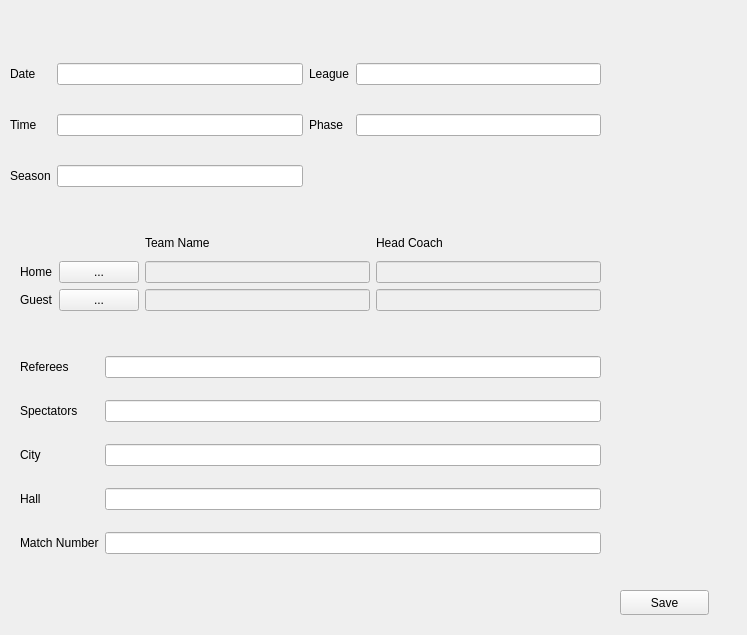
<?xml version="1.0" encoding="UTF-8"?>
<ui version="4.0">
 <class>Form</class>
 <widget class="QWidget" name="Form">
  <property name="geometry">
   <rect>
    <x>0</x>
    <y>0</y>
    <width>747</width>
    <height>635</height>
   </rect>
  </property>
  <property name="windowTitle">
   <string>Form</string>
  </property>
  <widget class="QWidget" name="gridLayoutWidget">
   <property name="geometry">
    <rect>
     <x>10</x>
     <y>40</y>
     <width>591</width>
     <height>171</height>
    </rect>
   </property>
   <layout class="QGridLayout" name="gridLayout">
    <item row="2" column="1">
     <widget class="QLineEdit" name="season_line"/>
    </item>
    <item row="1" column="2">
     <widget class="QLabel" name="label_5">
      <property name="text">
       <string>Phase</string>
      </property>
     </widget>
    </item>
    <item row="2" column="0">
     <widget class="QLabel" name="label_3">
      <property name="text">
       <string>Season</string>
      </property>
     </widget>
    </item>
    <item row="0" column="2">
     <widget class="QLabel" name="label_4">
      <property name="text">
       <string>League</string>
      </property>
     </widget>
    </item>
    <item row="0" column="1">
     <widget class="QLineEdit" name="date_line"/>
    </item>
    <item row="0" column="0">
     <widget class="QLabel" name="label">
      <property name="text">
       <string>Date</string>
      </property>
     </widget>
    </item>
    <item row="1" column="0">
     <widget class="QLabel" name="label_2">
      <property name="text">
       <string>Time</string>
      </property>
     </widget>
    </item>
    <item row="1" column="1">
     <widget class="QLineEdit" name="time_line"/>
    </item>
    <item row="0" column="3">
     <widget class="QLineEdit" name="league_line"/>
    </item>
    <item row="1" column="3">
     <widget class="QLineEdit" name="phase_line"/>
    </item>
   </layout>
  </widget>
  <widget class="QWidget" name="gridLayoutWidget_2">
   <property name="geometry">
    <rect>
     <x>20</x>
     <y>230</y>
     <width>581</width>
     <height>81</height>
    </rect>
   </property>
   <layout class="QGridLayout" name="gridLayout_2">
    <item row="1" column="2">
     <widget class="QLineEdit" name="show_home_name">
      <property name="enabled">
       <bool>false</bool>
      </property>
     </widget>
    </item>
    <item row="2" column="3">
     <widget class="QLineEdit" name="show_guest_coach">
      <property name="enabled">
       <bool>false</bool>
      </property>
     </widget>
    </item>
    <item row="2" column="2">
     <widget class="QLineEdit" name="show_guest_name">
      <property name="enabled">
       <bool>false</bool>
      </property>
     </widget>
    </item>
    <item row="2" column="0">
     <widget class="QLabel" name="label_8">
      <property name="text">
       <string>Guest</string>
      </property>
     </widget>
    </item>
    <item row="1" column="3">
     <widget class="QLineEdit" name="show_home_coach">
      <property name="enabled">
       <bool>false</bool>
      </property>
     </widget>
    </item>
    <item row="1" column="0">
     <widget class="QLabel" name="label_7">
      <property name="text">
       <string>Home</string>
      </property>
     </widget>
    </item>
    <item row="1" column="1">
     <widget class="QPushButton" name="home_team">
      <property name="text">
       <string>...</string>
      </property>
     </widget>
    </item>
    <item row="2" column="1">
     <widget class="QPushButton" name="guest_team">
      <property name="text">
       <string>...</string>
      </property>
     </widget>
    </item>
    <item row="0" column="2">
     <widget class="QLabel" name="label_12">
      <property name="text">
       <string>Team Name</string>
      </property>
     </widget>
    </item>
    <item row="0" column="3">
     <widget class="QLabel" name="label_13">
      <property name="text">
       <string>Head Coach</string>
      </property>
     </widget>
    </item>
   </layout>
  </widget>
  <widget class="QWidget" name="gridLayoutWidget_3">
   <property name="geometry">
    <rect>
     <x>20</x>
     <y>340</y>
     <width>581</width>
     <height>231</height>
    </rect>
   </property>
   <layout class="QGridLayout" name="gridLayout_3">
    <item row="3" column="1">
     <widget class="QLineEdit" name="hall_line"/>
    </item>
    <item row="1" column="1">
     <widget class="QLineEdit" name="spec_line"/>
    </item>
    <item row="2" column="1">
     <widget class="QLineEdit" name="city_line"/>
    </item>
    <item row="1" column="0">
     <widget class="QLabel" name="label_10">
      <property name="text">
       <string>Spectators</string>
      </property>
     </widget>
    </item>
    <item row="3" column="0">
     <widget class="QLabel" name="label_6">
      <property name="text">
       <string>Hall</string>
      </property>
     </widget>
    </item>
    <item row="0" column="0">
     <widget class="QLabel" name="label_9">
      <property name="text">
       <string>Referees</string>
      </property>
     </widget>
    </item>
    <item row="0" column="1">
     <widget class="QLineEdit" name="ref_line"/>
    </item>
    <item row="2" column="0">
     <widget class="QLabel" name="label_11">
      <property name="text">
       <string>City</string>
      </property>
     </widget>
    </item>
    <item row="4" column="0">
     <widget class="QLabel" name="label_14">
      <property name="text">
       <string>Match Number</string>
      </property>
     </widget>
    </item>
    <item row="4" column="1">
     <widget class="QLineEdit" name="matchnumber_line"/>
    </item>
   </layout>
  </widget>
  <widget class="QPushButton" name="save">
   <property name="geometry">
    <rect>
     <x>620</x>
     <y>590</y>
     <width>89</width>
     <height>25</height>
    </rect>
   </property>
   <property name="text">
    <string>Save</string>
   </property>
  </widget>
 </widget>
 <tabstops>
  <tabstop>date_line</tabstop>
  <tabstop>time_line</tabstop>
  <tabstop>season_line</tabstop>
  <tabstop>league_line</tabstop>
  <tabstop>phase_line</tabstop>
  <tabstop>ref_line</tabstop>
  <tabstop>spec_line</tabstop>
  <tabstop>city_line</tabstop>
  <tabstop>hall_line</tabstop>
  <tabstop>matchnumber_line</tabstop>
  <tabstop>home_team</tabstop>
  <tabstop>guest_team</tabstop>
  <tabstop>save</tabstop>
  <tabstop>show_home_name</tabstop>
  <tabstop>show_guest_coach</tabstop>
  <tabstop>show_guest_name</tabstop>
  <tabstop>show_home_coach</tabstop>
 </tabstops>
 <resources/>
 <connections/>
</ui>
